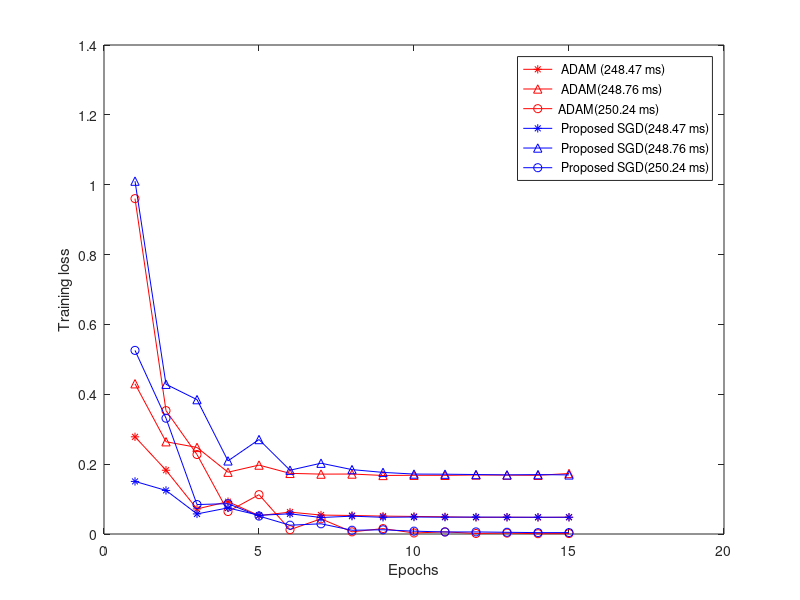

Here is the MATLAB script that generated this plot:
LSTM1= [0.2782086431980133 0.1825782060623169 0.07177286595106125 0.09265664964914322 ...
    0.05268780514597893 0.06265377998352051 0.054232802242040634 ...
    0.053029824048280716 0.051230769604444504 0.050311893224716187 ....
    0.04921402037143707 0.04756339266896248 0.04811870679259 ...
    0.047494277358055115 0.04801765829324722];

LSTM2=[0.4301786422729492 0.2641471326351166 0.24782153964042664 0.1768909990787506 ...
    0.197341188788414 0.1735685169696808 0.17147257924079895 0.17169484496116638 ...
    0.16758853197097778 0.16812466084957123 0.1679658740758896 0.16893842816352844 ...
    0.16859306395053864 0.1680394411087036 0.17320680618286133]

LSTM3=[0.9601892232894897 0.35323378443717957 0.2275591939687729 0.06433285772800446 ...
    0.11266618967056274 0.012378402054309845 0.0434548445045948 0.006170979700982571 ...
    0.015512082725763321 0.0029567740857601166 0.006094369571655989 ...
    0.0015583712374791503 0.0026009667199105024 0.0009143162751570344 ...
    0.001260537188500166]

MLP1=[0.15057101845741272 0.12475742399692535 0.05750695616006851 0.07476197928190231 0.05352754518389702 0.05779741704463959 0.04729023203253746 0.051047615706920624 0.0478348582983017 0.0486239418387413 0.048141807317733765 0.048548374325037 0.04799670726060867 0.04806142300367355 0.04794328659772873]


MLP2=[1.0102436542510986 0.4286623001098633 0.38472244143486023 0.2093656361103058 0.27044400572776794 0.1825842261314392 0.20267271995544434 0.18435241281986237 0.17639890313148499 0.17162206768989563 0.1712527573108673 0.1702587902545929 0.1693153977394104 0.17004342377185822 0.16917942464351654]

MLP3=[0.52569180727005 0.33154556155204773 0.08429419249296188 0.08686846494674683 0.05132235586643219 0.025197796523571014 0.02922607958316803 0.010717695578932762 0.012096761725842953 0.008152248337864876 0.005825182422995567 0.005947774741798639 0.004944809712469578 0.003939447924494743 0.004013558384031057]


i=[1:15]

h1_lstm=plot(i,LSTM1, 'r-*')
hold on
h2_lstm=plot(i,LSTM2, 'r-^')
hold on
h3_lstm=plot(i,LSTM3, 'r-o')

hold on

h1_mlp=plot(i,MLP1, 'b-*')
hold on
h2_mlp=plot(i,MLP2, 'b-^')
hold on
h3_mlp=plot(i,MLP3, 'b-o')

legend([h1_lstm,h2_lstm, h3_lstm, h1_mlp, h2_mlp, h3_mlp ],' ADAM (248.47 ms)',' ADAM(248.76 ms) ','ADAM(250.24 ms) ',' Proposed SGD(248.47 ms)',' Proposed SGD(248.76 ms)',' Proposed SGD(250.24 ms)')
xlabel('Epochs')
ylabel('Training loss')